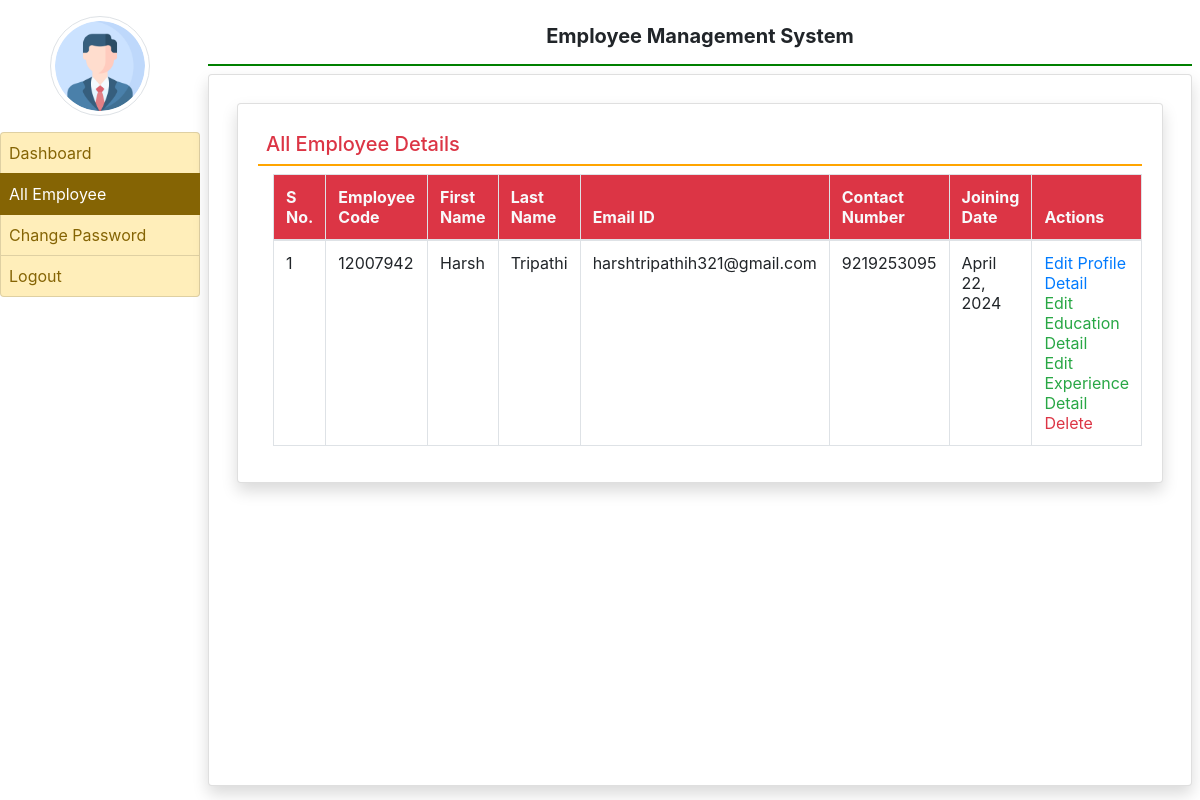
/all_employee/ (signed in), run on an earlier commit of the app's database.
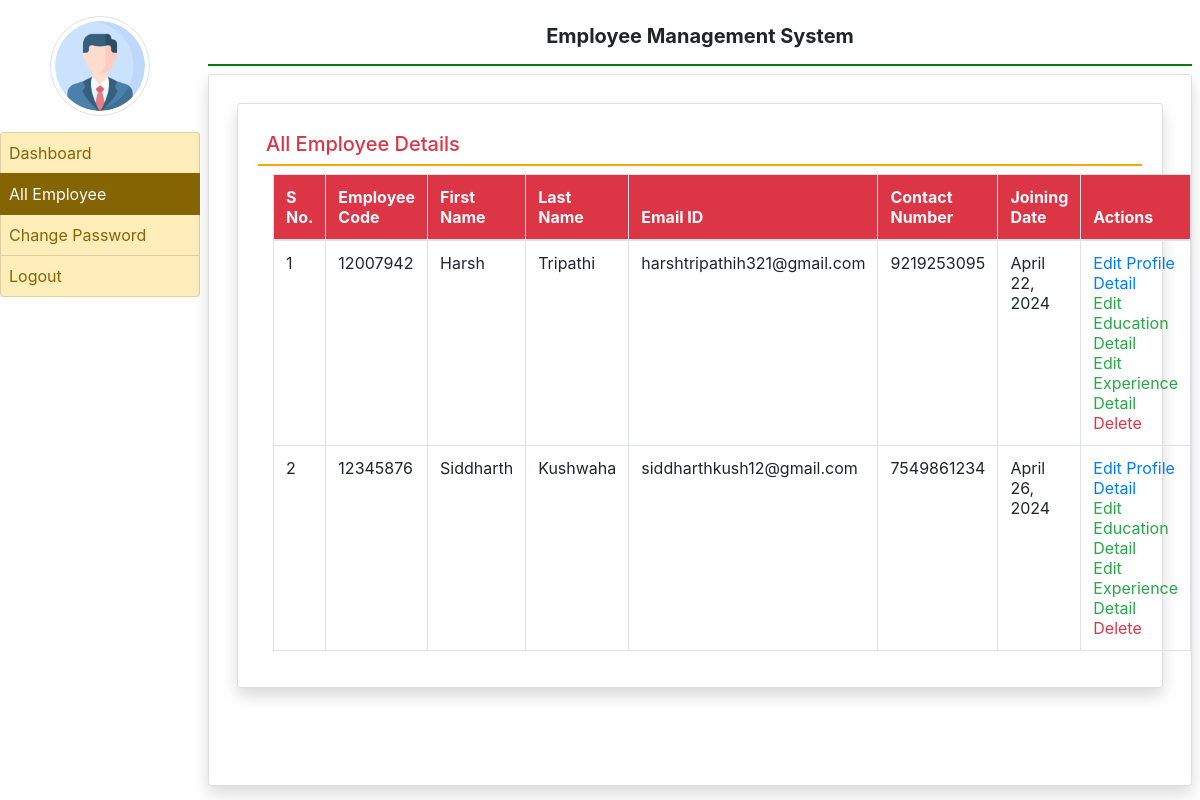
And on a later commit of the database.
### employee/models.py (models this page shows, shortened)
class EmployeeDetail(models.Model):
    user = models.ForeignKey(User, on_delete=models.CASCADE)
    empcode = models.CharField(max_length=50,null=True)
    empdept = models.CharField(max_length=100,null=True)
    designation = models.CharField(max_length=100,null=True)
    contact = models.CharField(max_length=15,null=True)
    gender = models.CharField(max_length=50,null=True)
    joiningdate = models.DateField(null=True)

### employee/views.py (the view)
# urls.py: path('all_employee/',all_employee,name="all_employee"),
def all_employee(request):
    if not request.user.is_authenticated:
        return redirect('admin_login')
    employee = EmployeeDetail.objects.all()
    return render(request, 'all_employee.html',locals())

### employee/templates/all_employee.html
{% extends 'admin_base.html' %}
{% block main %}
<head>
</head>
<div class="card shadow m-2">
    <div class="card-body">
        <h5 class="p-2 text-danger" style="border-bottom :2px solid orange">All Employee Details</h5>
        <div class="container-fluid">
            <table table id="example" class="table table-bordered table-hover">
                <thead class="text-light bg-danger">
                    <tr>
                        <th>S No.</th>
                        <th>Employee Code</th>
                        <th>First Name</th>
                        <th>Last Name</th>
                        <th>Email ID</th>
                        <th>Contact Number</th>
                        <th>Joining Date</th>
                        <th>Actions</th>
                    </tr>
                </thead>
                <tbody>
                    {% for i in employee %}
                    <tr>
                        <td>{{forloop.counter}}</td>
                        <td>{{i.empcode}}</td>
                        <td>{{i.user.first_name}}</td>
                        <td>{{i.user.last_name}}</td>
                        <td>{{i.user.username}}</td>
                        <td>{{i.contact}}</td>
                        <td>{{i.joiningdate}}</td>
                        <td><a href="{% url 'edit_profile' i.id %}" class="text-primary">Edit Profile Detail</a>
                            <br><a href="{% url 'adminedit_education' i.user.id %}" class="text-success">Edit Education Detail</a>
                            <br><a href="{% url 'adminedit_experience' i.user.id %}" class="text-success">Edit Experience Detail</a>
                            <br><a href="{% url 'delete_employee' i.user.id %}" class="text-danger" onclick="return confirm('Aree you sure ?')">Delete</a></td>
                    </tr>
                    {% endfor %}
                </tbody>
            </table>
        </div>
    </div>
</div>
{% endblock %}

What changed in the data, as far as the page shows it:
added EmployeeDetail: empcode "12345876", user.first_name "Siddharth", user.last_name "Kushwaha", user.username "siddharthkush12@gmail.com", contact "7549861234", joiningdate "April 26, 2024"
